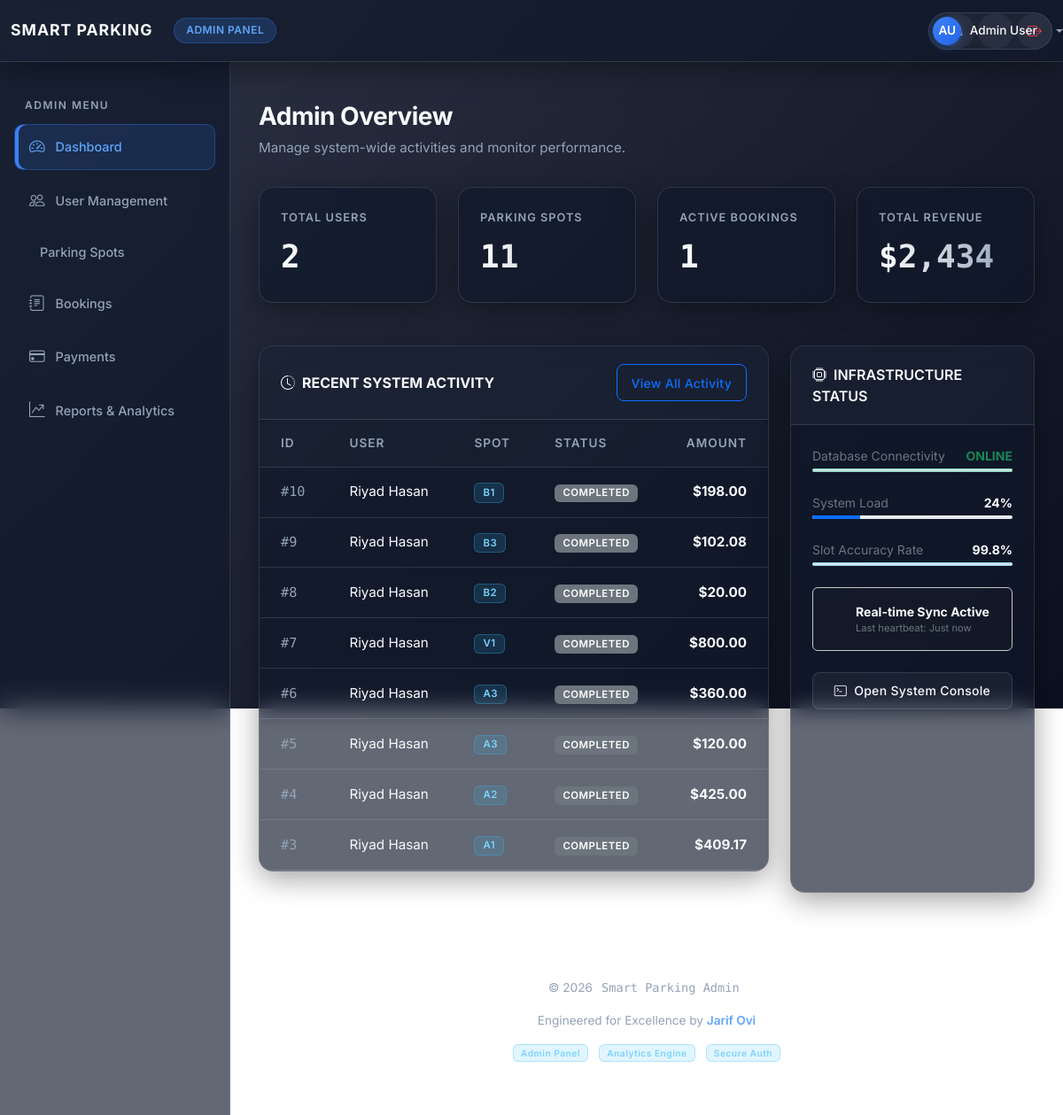
The page /admin_dashboard_home.php (signed in) on the database its author committed.
### tables this page shows
CREATE TABLE `users` (
  `id` int(11) NOT NULL,
  `full_name` varchar(100) NOT NULL,
  `email` varchar(120) NOT NULL,
  `password_hash` varchar(255) NOT NULL,
  `is_admin` tinyint(1) NOT NULL DEFAULT 0,
  `created_at` datetime NOT NULL DEFAULT current_timestamp()
);

CREATE TABLE `bookings` (
  `id` int(11) NOT NULL,
  `user_id` int(11) NOT NULL,
  `spot_id` int(11) NOT NULL,
  `vehicle_label` varchar(50) NOT NULL,
  `vehicle_type` enum('Car','Bike','VIP') NOT NULL,
  `start_time` datetime NOT NULL,
  `end_time` datetime NOT NULL,
  `status` enum('active','completed','cancelled') NOT NULL DEFAULT 'active',
  `amount` decimal(10,2) NOT NULL DEFAULT 0.00,
  `created_at` datetime NOT NULL DEFAULT current_timestamp()
);

CREATE TABLE `parking_spots` (
  `id` int(11) NOT NULL,
  `spot_number` varchar(10) NOT NULL,
  `floor_number` int(11) NOT NULL DEFAULT 0,
  `spot_type` enum('Car','Bike','VIP') NOT NULL,
  `hourly_rate` decimal(10,2) NOT NULL,
  `is_active` tinyint(1) NOT NULL DEFAULT 1
);

### helper_authentication.php (called while the page is built, shortened)
<?php
function userIsLoggedIn(): bool {
    return isset($_SESSION['user_id']);
}
function getLoggedUser(mysqli $databaseConnection): ?array {
    $id = (int)$_SESSION['user_id'];
    $result = $databaseConnection->query("SELECT * FROM users WHERE id = $id LIMIT 1");
    return $result && $result->num_rows ? $result->fetch_assoc() : null;
}
?>

### admin_dashboard_home.php (the view, shortened to what this page needs)
<?php
$sidebarKey = 'admin_dashboard';
require_once 'helper_layout_admin.php';
$totalUsers     = $databaseConnection->query("SELECT COUNT(*) AS c FROM users")->fetch_assoc()['c'] ?? 0;
$totalSpots     = $databaseConnection->query("SELECT COUNT(*) AS c FROM parking_spots")->fetch_assoc()['c'] ?? 0;
$activeBookings = $databaseConnection->query("SELECT COUNT(*) AS c FROM bookings WHERE status='active'")->fetch_assoc()['c'] ?? 0;
$totalRevenue   = $databaseConnection->query("SELECT IFNULL(SUM(amount),0) AS s FROM payments WHERE payment_status='paid'")->fetch_assoc()['s'] ?? 0;
?>
<div class="page-header-main">
    <div class="page-header-title">Admin Overview</div>
    <div class="page-header-sub">Manage system-wide activities and monitor performance.</div>
</div>
<div class="row g-4 mb-5">
    <div class="col-md-3">
        <div class="card h-100">
            <div class="card-body">
                <div class="stat-card-label">Total Users</div>
                <div class="stat-card-number"><?php echo number_format($totalUsers); ?></div>
            </div>
        </div>
    </div>
    <div class="col-md-3">
        <div class="card h-100">
            <div class="card-body">
                <div class="stat-card-label">Parking Spots</div>
                <div class="stat-card-number"><?php echo number_format($totalSpots); ?></div>
            </div>
        </div>
    </div>
    <div class="col-md-3">
        <div class="card h-100">
            <div class="card-body">
                <div class="stat-card-label">Active Bookings</div>
                <div class="stat-card-number"><?php echo number_format($activeBookings); ?></div>
            </div>
        </div>
    </div>
    <div class="col-md-3">
        <div class="card h-100">
            <div class="card-body">
                <div class="stat-card-label">Total Revenue</div>
                <div class="stat-card-number">$<?php echo number_format($totalRevenue, 0); ?></div>
            </div>
        </div>
    </div>
</div>
<div class="row g-4">
    <div class="col-lg-8">
        <div class="card mb-4">
            <div class="card-header d-flex justify-content-between align-items-center">
                <span class="fw-bold"><i class="bi bi-clock-history me-2"></i>RECENT SYSTEM ACTIVITY</span>
                <a href="admin_booking_management.php" class="btn btn-sm btn-outline-primary px-3">View All Activity</a>
            </div>
            <div class="card-body p-0">
                <div class="table-responsive">
                    <table class="table mb-0">
                        <thead>
                        <tr>
                            <th>ID</th><th>User</th><th>Spot</th><th>Status</th><th class="text-end">Amount</th>
                        </tr>
                        </thead>
                        <tbody>
                        <?php
                        $recent = $databaseConnection->query("
                            SELECT b.*, u.full_name, p.spot_number
                            FROM bookings b
                            JOIN users u ON b.user_id = u.id
                            JOIN parking_spots p ON b.spot_id = p.id
                            ORDER BY b.created_at DESC
                            LIMIT 8
                        ");
                        if ($recent && $recent->num_rows):
                            while ($r = $recent->fetch_assoc()): ?>
                                <tr>
                                    <td>#<?php echo $r['id']; ?></td>
                                    <td><?php echo htmlspecialchars($r['full_name']); ?></td>
                                    <td><span class="badge bg-info"><?php echo htmlspecialchars($r['spot_number']); ?></span></td>
                                    <td>
                                        <?php if ($r['status'] === 'active'): ?>
                                            <span class="badge bg-success">ACTIVE</span>
                                        <?php else: ?>
                                            <span class="badge bg-secondary"><?php echo strtoupper($r['status']); ?></span>
                                        <?php endif; ?>
                                    </td>
                                    <td class="text-end fw-bold">$<?php echo number_format($r['amount'], 2); ?></td>
                                </tr>
                            <?php endwhile;
                        else: ?>
                            <tr><td colspan="5" class="text-center py-4 text-secondary">No recent bookings.</td></tr>
                        <?php endif; ?>
                        </tbody>
                    </table>
                </div>
            </div>
        </div>
    </div>
    <div class="col-lg-4">
        <div class="card h-100">
            <div class="card-header"><i class="bi bi-cpu me-2"></i>INFRASTRUCTURE STATUS</div>
            <div class="card-body">
                <div class="mb-4">
                    <div class="d-flex justify-content-between mb-1">
                        <span class="small text-secondary">Database Connectivity</span>
                        <span class="small text-success fw-bold">ONLINE</span>
                    </div>
                    <div class="progress" style="height: 4px;">
                        <div class="progress-bar bg-success" style="width: 100%"></div>
                    </div>
                </div>
                <div class="mb-4">
                    <div class="d-flex justify-content-between mb-1">
                        <span class="small text-secondary">System Load</span>
                        <span class="small text-white fw-bold">24%</span>
                    </div>
                    <div class="progress" style="height: 4px;">
                        <div class="progress-bar bg-primary" style="width: 24%"></div>
                    </div>
                </div>
                <div class="mb-4">
                    <div class="d-flex justify-content-between mb-1">
                        <span class="small text-secondary">Slot Accuracy Rate</span>
                        <span class="small text-white fw-bold">99.8%</span>
                    </div>
                    <div class="progress" style="height: 4px;">
                        <div class="progress-bar bg-info" style="width: 99%"></div>
                    </div>
                </div>
                <div class="bg-dark bg-opacity-25 rounded p-3 mb-4 border border-secondary-subtle">
                    <div class="d-flex align-items-center gap-3">
                        <div>
                            <div class="fw-bold small">Real-time Sync Active</div>
                            <div class="text-secondary small" style="font-size: 0.7rem;">Last heartbeat: Just now</div>
                        </div>
                    </div>
                </div>
                <button class="btn btn-outline-secondary w-100 btn-sm">
                    <i class="bi bi-terminal me-2"></i>Open System Console
                </button>
            </div>
        </div>
    </div>
</div>

### helper_layout_admin.php (shortened to what this page needs)
<?php
require_once 'helper_authentication.php';
$loggedUser = getLoggedUser($databaseConnection);
$initials = '';
if (!empty($loggedUser['full_name'])) {
    $parts = explode(' ', $loggedUser['full_name']);
    $initials = strtoupper(substr($parts[0], 0, 1) . (isset($parts[1]) ? substr($parts[1], 0, 1) : ''));
}
?>
<!doctype html>
<html lang="en">
<head>
    <link href="https://cdn.jsdelivr.net/npm/bootstrap@5.3.2/dist/css/bootstrap.min.css" rel="stylesheet">
    <link rel="stylesheet" href="https://cdn.jsdelivr.net/npm/bootstrap-icons@1.11.3/font/bootstrap-icons.css">
    <link rel="stylesheet" href="ui_theme_main.css">
</head>
<body>
<nav class="navbar navbar-expand-lg navbar-dark sp-navbar fixed-top">
    <div class="container-fluid">
        <div class="d-flex align-items-center gap-2">
            <span class="navbar-brand mb-0">Smart Parking</span>
            <span class="brand-pill">Admin Panel</span>
        </div>
        <div class="d-flex align-items-center ms-auto gap-1">
            <button class="icon-button" type="button">
                <i class="bi bi-bell"></i>
            </button>
            <div class="dropdown">
                <button class="icon-button dropdown-toggle p-0" data-bs-toggle="dropdown" type="button">
                    <span class="avatar-pill">
                        <span class="avatar-initials"><?php echo htmlspecialchars($initials ?: 'A'); ?></span>
                        <span class="d-none d-md-inline"><?php echo htmlspecialchars($loggedUser['full_name'] ?? 'Admin'); ?></span>
                    </span>
                </button>
            </div>
            <a href="auth_logout.php" class="icon-button text-danger" title="Logout">
                <i class="bi bi-box-arrow-right"></i>
            </a>
        </div>
    </div>
</nav>
<div class="sidebar-fixed" id="sidebarMenu">
    <div class="sidebar-section-title">Admin Menu</div>
    <a href="admin_dashboard_home.php"
       class="sidebar-link <?php echo ($sidebarKey ?? '') === 'admin_dashboard' ? 'active' : ''; ?>">
        <i class="bi bi-speedometer2"></i><span>Dashboard</span>
    </a>
    <a href="admin_user_management.php"
       class="sidebar-link <?php echo ($sidebarKey ?? '') === 'admin_users' ? 'active' : ''; ?>">
        <i class="bi bi-people"></i><span>User Management</span>
    </a>
    <a href="admin_parking_spot_management.php"
       class="sidebar-link <?php echo ($sidebarKey ?? '') === 'admin_spots' ? 'active' : ''; ?>">
        <i class="bi bi-parking"></i><span>Parking Spots</span>
    </a>
    <a href="admin_booking_management.php"
       class="sidebar-link <?php echo ($sidebarKey ?? '') === 'admin_bookings' ? 'active' : ''; ?>">
        <i class="bi bi-journal-text"></i><span>Bookings</span>
    </a>
    <a href="admin_payment_management.php"
       class="sidebar-link <?php echo ($sidebarKey ?? '') === 'admin_payments' ? 'active' : ''; ?>">
        <i class="bi bi-credit-card"></i><span>Payments</span>
    </a>
    <a href="admin_report_analytics.php"
       class="sidebar-link <?php echo ($sidebarKey ?? '') === 'admin_reports' ? 'active' : ''; ?>">
        <i class="bi bi-graph-up-arrow"></i><span>Reports &amp; Analytics</span>
    </a>
</div>
<div class="content-area">
    <main class="page-content">

### rows shown on the page
users: full_name "AU", full_name "Admin User"
bookings: id "10", user.full_name "Riyad Hasan", spot.spot_number "B1", status "COMPLETED", amount "198.00"
bookings: id "9", user.full_name "Riyad Hasan", spot.spot_number "B3", status "COMPLETED", amount "102.08"
bookings: id "8", user.full_name "Riyad Hasan", spot.spot_number "B2", status "COMPLETED", amount "20.00"
bookings: id "7", user.full_name "Riyad Hasan", spot.spot_number "V1", status "COMPLETED", amount "800.00"
bookings: id "6", user.full_name "Riyad Hasan", spot.spot_number "A3", status "COMPLETED", amount "360.00"
bookings: id "5", user.full_name "Riyad Hasan", spot.spot_number "A3", status "COMPLETED", amount "120.00"
bookings: id "4", user.full_name "Riyad Hasan", spot.spot_number "A2", status "COMPLETED", amount "425.00"
bookings: id "3", user.full_name "Riyad Hasan", spot.spot_number "A1", status "COMPLETED", amount "409.17"

### other values the page prints
$totalUsers "2"
$totalSpots "11"
$activeBookings "1"
$totalRevenue "2,434"
